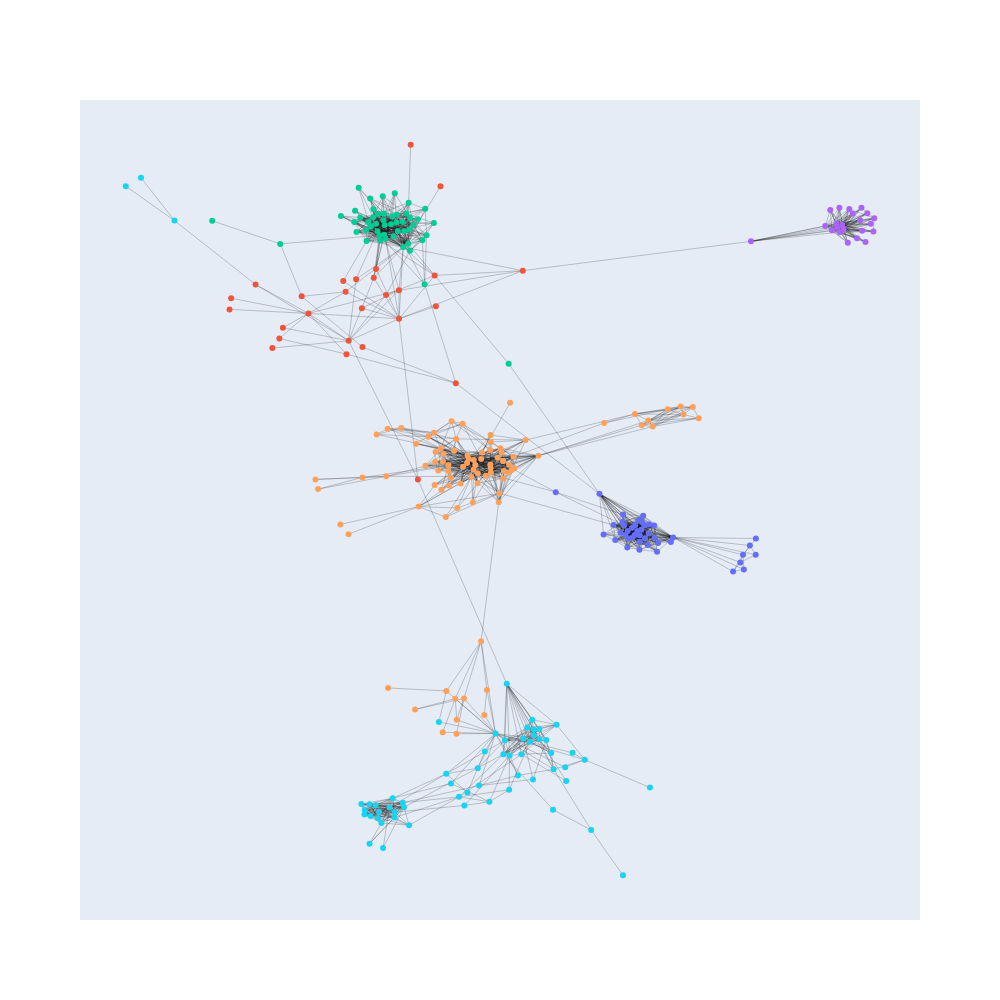

The code cell stored with this chart in its notebook:
### Code cell
node_communities = communities_to_node_community_map(graph, community_division)

cmap = px.colors.qualitative.Plotly

go.Figure(
    data=lines + [
        go.Scatter(
            x=x,
            y=y,
            mode="markers",
            marker=dict(
                color=node_communities.values,
                cmin=1,
                cmax=len(cmap),
                colorscale=cmap,
            ),
            customdata=node_communities,
            text=[name for _, name in nx.get_node_attributes(graph, "name").items()],
            hovertemplate="%{text} (%{customdata})<extra></extra>",
            showlegend=False,
        )
    ],
    layout=go.Layout(
        xaxis=go.layout.XAxis(
            showticklabels=False,
            showgrid=False,
            zeroline=False,
        ),
        yaxis=go.layout.YAxis(
            showticklabels=False,
            showgrid=False,
            zeroline=False,
        ),
        width=1000,
        height=1000
    )
)
